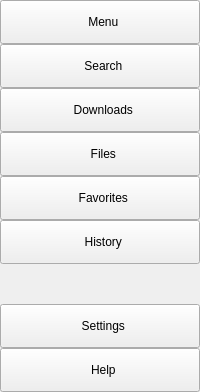
        <widget class="QFrame" name="leftMenuBar">
         <property name="sizePolicy">
          <sizepolicy hsizetype="Preferred" vsizetype="Preferred">
           <horstretch>0</horstretch>
           <verstretch>0</verstretch>
          </sizepolicy>
         </property>
         <property name="maximumSize">
          <size>
           <width>4500</width>
           <height>16777215</height>
          </size>
         </property>
         <layout class="QVBoxLayout" name="verticalLayout_6">
          <property name="spacing">
           <number>0</number>
          </property>
          <property name="leftMargin">
           <number>0</number>
          </property>
          <property name="topMargin">
           <number>0</number>
          </property>
          <property name="rightMargin">
           <number>0</number>
          </property>
          <property name="bottomMargin">
           <number>0</number>
          </property>
          <item>
           <widget class="QWidget" name="topBtnWidget" native="true">
            <layout class="QVBoxLayout" name="verticalLayout_4">
             <property name="spacing">
              <number>0</number>
             </property>
             <property name="leftMargin">
              <number>0</number>
             </property>
             <property name="topMargin">
              <number>0</number>
             </property>
             <property name="rightMargin">
              <number>0</number>
             </property>
             <property name="bottomMargin">
              <number>0</number>
             </property>
             <item>
              <widget class="QPushButton" name="mainMenuBtn">
               <property name="minimumSize">
                <size>
                 <width>0</width>
                 <height>44</height>
                </size>
               </property>
               <property name="text">
                <string>  Menu</string>
               </property>
               <property name="icon">
                <iconset resource="res.qrc">
                 <normaloff>:/icons/icons/cil-menu.png</normaloff>:/icons/icons/cil-menu.png</iconset>
               </property>
               <property name="iconSize">
                <size>
                 <width>24</width>
                 <height>24</height>
                </size>
               </property>
               <property name="autoDefault">
                <bool>false</bool>
               </property>
              </widget>
             </item>
            </layout>
           </widget>
          </item>
          <item>
           <widget class="QWidget" name="mainBtnWidget" native="true">
            <property name="sizePolicy">
             <sizepolicy hsizetype="Preferred" vsizetype="Preferred">
              <horstretch>0</horstretch>
              <verstretch>0</verstretch>
             </sizepolicy>
            </property>
            <layout class="QVBoxLayout" name="verticalLayout_3">
             <property name="spacing">
              <number>0</number>
             </property>
             <property name="leftMargin">
              <number>0</number>
             </property>
             <property name="topMargin">
              <number>0</number>
             </property>
             <property name="rightMargin">
              <number>0</number>
             </property>
             <property name="bottomMargin">
              <number>0</number>
             </property>
             <item>
              <widget class="QPushButton" name="searchMenuBtn">
               <property name="minimumSize">
                <size>
                 <width>0</width>
                 <height>44</height>
                </size>
               </property>
               <property name="text">
                <string>  Search</string>
               </property>
               <property name="icon">
                <iconset resource="res.qrc">
                 <normaloff>:/icons/icons/cil-magnifying-glass.png</normaloff>:/icons/icons/cil-magnifying-glass.png</iconset>
               </property>
              </widget>
             </item>
             <item>
              <widget class="QPushButton" name="downloadsMenuBtn">
               <property name="minimumSize">
                <size>
                 <width>0</width>
                 <height>44</height>
                </size>
               </property>
               <property name="text">
                <string>  Downloads</string>
               </property>
               <property name="icon">
                <iconset resource="res.qrc">
                 <normaloff>:/icons/icons/cil-data-transfer-down.png</normaloff>:/icons/icons/cil-data-transfer-down.png</iconset>
               </property>
              </widget>
             </item>
             <item>
              <widget class="QPushButton" name="filesMenuBtn">
               <property name="minimumSize">
                <size>
                 <width>0</width>
                 <height>44</height>
                </size>
               </property>
               <property name="text">
                <string>  Files</string>
               </property>
               <property name="icon">
                <iconset resource="res.qrc">
                 <normaloff>:/icons/icons/cil-file.png</normaloff>:/icons/icons/cil-file.png</iconset>
               </property>
              </widget>
             </item>
             <item>
              <widget class="QPushButton" name="favoritesMenuBtn">
               <property name="minimumSize">
                <size>
                 <width>0</width>
                 <height>44</height>
                </size>
               </property>
               <property name="text">
                <string>  Favorites</string>
               </property>
               <property name="icon">
                <iconset resource="res.qrc">
                 <normaloff>:/icons/icons/cil-heart.png</normaloff>:/icons/icons/cil-heart.png</iconset>
               </property>
              </widget>
             </item>
             <item>
              <widget class="QPushButton" name="historyMenuBtn">
               <property name="minimumSize">
                <size>
                 <width>0</width>
                 <height>44</height>
                </size>
               </property>
               <property name="baseSize">
                <size>
                 <width>0</width>
                 <height>0</height>
                </size>
               </property>
               <property name="text">
                <string>  History</string>
               </property>
               <property name="icon">
                <iconset resource="res.qrc">
                 <normaloff>:/icons/icons/cil-history.png</normaloff>:/icons/icons/cil-history.png</iconset>
               </property>
              </widget>
             </item>
            </layout>
           </widget>
          </item>
          <item>
           <spacer name="sidebarSpacer">
            <property name="orientation">
             <enum>Qt::Orientation::Vertical</enum>
            </property>
            <property name="sizeHint" stdset="0">
             <size>
              <width>20</width>
              <height>40</height>
             </size>
            </property>
           </spacer>
          </item>
          <item>
           <widget class="QWidget" name="bottomBtnWidget" native="true">
            <property name="minimumSize">
             <size>
              <width>0</width>
              <height>0</height>
             </size>
            </property>
            <layout class="QVBoxLayout" name="verticalLayout_5">
             <property name="spacing">
              <number>0</number>
             </property>
             <property name="leftMargin">
              <number>0</number>
             </property>
             <property name="topMargin">
              <number>0</number>
             </property>
             <property name="rightMargin">
              <number>0</number>
             </property>
             <property name="bottomMargin">
              <number>0</number>
             </property>
             <item>
              <widget class="QPushButton" name="settingsMenuBtn">
               <property name="minimumSize">
                <size>
                 <width>0</width>
                 <height>44</height>
                </size>
               </property>
               <property name="text">
                <string>  Settings</string>
               </property>
               <property name="icon">
                <iconset resource="res.qrc">
                 <normaloff>:/icons/icons/cil-settings.png</normaloff>:/icons/icons/cil-settings.png</iconset>
               </property>
              </widget>
             </item>
             <item>
              <widget class="QPushButton" name="helpMenuBtn">
               <property name="minimumSize">
                <size>
                 <width>0</width>
                 <height>44</height>
                </size>
               </property>
               <property name="text">
                <string>  Help</string>
               </property>
               <property name="icon">
                <iconset resource="res.qrc">
                 <normaloff>:/icons/icons/cil-comment-bubble.png</normaloff>:/icons/icons/cil-comment-bubble.png</iconset>
               </property>
              </widget>
             </item>
            </layout>
           </widget>
          </item>
         </layout>
        </widget>
